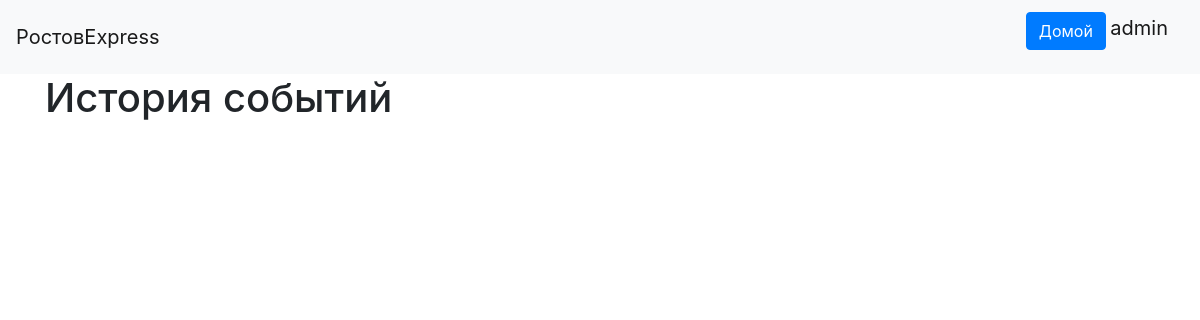
Page /history (signed in) on the earlier database version.
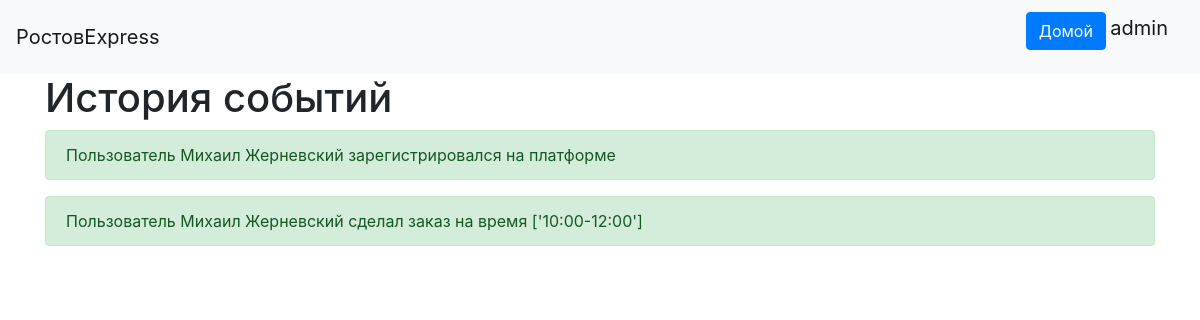
Same page on the later database version.
### data/users.py (models this page shows, shortened)
class User(SqlAlchemyBase, UserMixin):
    __tablename__ = 'users'
    id = sqlalchemy.Column(sqlalchemy.Integer,
                           primary_key=True, autoincrement=True)
    name = sqlalchemy.Column(sqlalchemy.String, nullable=True)
    about = sqlalchemy.Column(sqlalchemy.String, nullable=True)
    email = sqlalchemy.Column(sqlalchemy.String,
                              index=True, unique=True, nullable=True)
    phone_number = sqlalchemy.Column(sqlalchemy.String,
                              index=True, unique=True, nullable=True)
    hashed_password = sqlalchemy.Column(sqlalchemy.String, nullable=True)
    created_date = sqlalchemy.Column(sqlalchemy.DateTime,default=datetime.datetime.now)
    user_type = sqlalchemy.Column(sqlalchemy.Integer, nullable=True)
    c_id = sqlalchemy.Column(sqlalchemy.Integer, sqlalchemy.ForeignKey('couriers.id'), nullable=True)
    sqlalchemy.orm.relation('Courier')

### data/records.py (models this page shows)
class Record(SqlAlchemyBase):
    __tablename__ = 'records'
    id = sqlalchemy.Column(sqlalchemy.Integer, primary_key=True, autoincrement=True)
    event = sqlalchemy.Column(sqlalchemy.String, nullable=True)

### main.py (the view)
@app.route("/history", methods=["GET"])
@login_required
def view_history():
    if (current_user.user_type != 3):
        return redirect('/')
    db_sess = db_session.create_session()
    events = db_sess.query(Record).all()
    return render_template("history.html", items=events)

### data/db_session.py (called while the page is built)
def create_session() -> Session:
    global __factory
    return __factory()

### main.py (called while the page is built)
@login_manager.user_loader
def load_user(user_id):
    db_sess = db_session.create_session()
    return db_sess.query(User).get(user_id)

### templates/history.html
{% extends "base.html" %}
{% block content %}
<h1>История событий</h1>
{% for item in items %}
<div>
    <div class="alert alert-success">
        {{item.event}}
    </div>
</div>
{% endfor %}
{% endblock %}

### templates/base.html (shortened to what this page needs)
<!doctype html>
<html lang="en">
<head>
    <link rel="stylesheet"
          href="https://stackpath.bootstrapcdn.com/bootstrap/4.4.1/css/bootstrap.min.css"
>
</head>
<body>
<header>
    <nav class="navbar navbar-light bg-light">
        <a class="navbar-brand" href="#">РостовExpress</a>
        {% if current_user.is_authenticated %}
            <p>
                <a class="btn btn-primary " href="/">Домой</a>
                <a class="navbar-brand" href="/logout">{{ current_user.name }}</a>
            </p>
        {% else %}
            <p>
                <a class="btn btn-primary " href="/register">Зарегистрироваться</a>
                <a class="btn btn-success" href="/login">Войти</a>
            </p>
        {% endif %}
    </nav>
</header>
<main role="main" class="container">
    {% block content %}{% endblock %}
</main>
</body>
</html>

Differences in the rows shown:
added Record: event "Пользователь Михаил Жерневский зарегистрировался на платформе"
added Record: event "Пользователь Михаил Жерневский сделал заказ на время ['10:00-12:00']"
